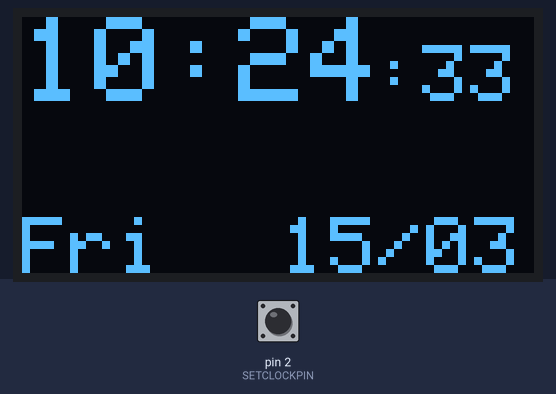
A sketch run on a simulated Arduino Uno, built with avr-gcc and run on an emulated ATmega328P. On the bench: 128×64 one-colour display. The test bench sets the inputs (shaded band); at power-on: pin 2 (SETCLOCKPIN) HIGH. The local clock reads 2024-03-15 10:24:30 at power-on unless the sketch sets it.

Above: at 3.1 s.
At 7.2 s:
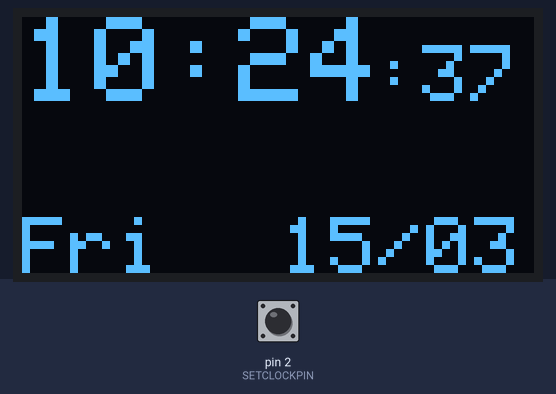
At 11.4 s:
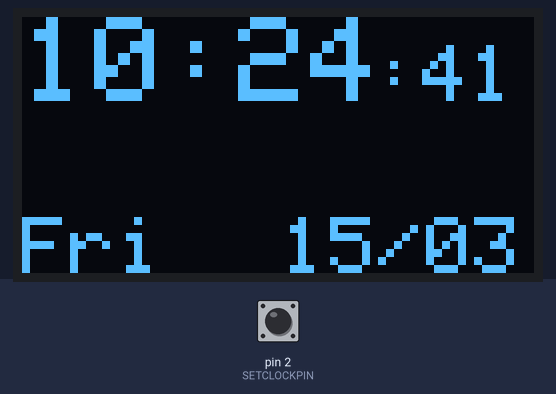
At 20.6 s:
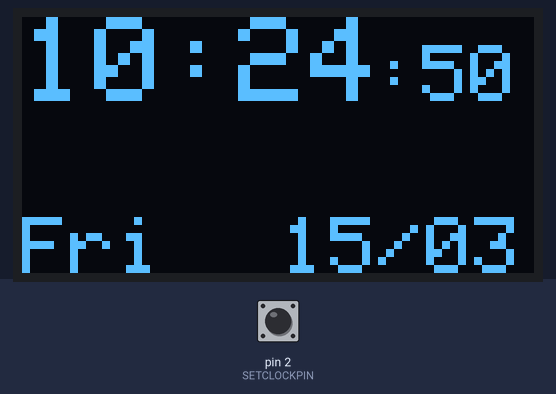
At 28.9 s:
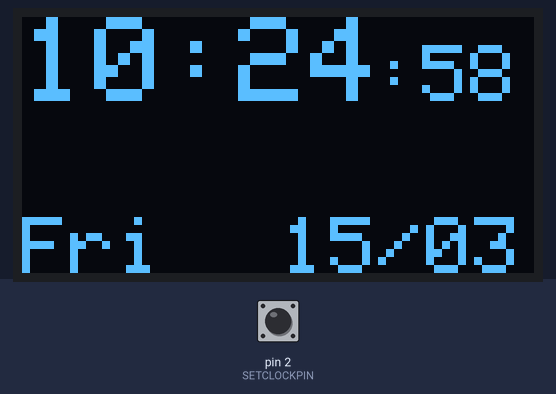
At 38.2 s:
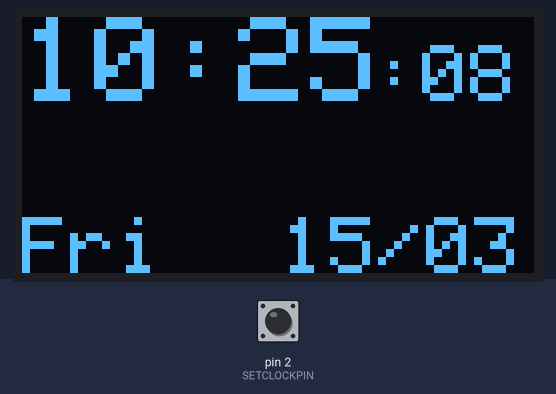

Measured:
- what the display in image 0 shows lasts 1.0 s, from 3.1 s to 4.1 s

The sketch:

experiment_6_I2C_clock.ino
```cpp
// (licence header left out)
#include <Wire.h>
#include <RTClib.h>
#include <Adafruit_SSD1306.h>

char daysOfTheWeek[7][4] = {"Sun", "Mon", "Tue", "Wed", "Thu", "Fri", "Sat"};
const int SETCLOCKPIN = 2;
const int SCREEN_WIDTH = 128;
const int SCREEN_HEIGHT = 64;
const int OLED_RESET = -1; //uses Arduino reset button

Adafruit_SSD1306 display(SCREEN_WIDTH, SCREEN_HEIGHT, &Wire, OLED_RESET);
RTC_DS3231 rtc;

void setup() {
  Serial.begin(9600);
  delay(3000); // wait for console opening
  // Declaration for an SSD1306 display connected to I2C (SDA, SCL pins)
  // SSD1306_SWITCHCAPVCC = generate display voltage from 3.3V internally
  if (!display.begin(SSD1306_SWITCHCAPVCC, 0x3C)) {
    Serial.println("SSD1306 allocation failed");
    for (;;); // Don't proceed, loop forever
  }

  pinMode (SETCLOCKPIN, INPUT_PULLUP);
  if (! rtc.begin()) {
    Serial.println("RTC not found");
    while (1);
  }
  if (digitalRead(SETCLOCKPIN) == LOW) {
    Serial.println("setting");
    if (rtc.lostPower()) {
      //Set time to that when program was compiled
      rtc.adjust(DateTime(F(__DATE__), F(__TIME__)));
      // Following line sets the RTC with an explicit date & time
      // for example to set January 27 2017 at 12:56 you would call:
      // rtc.adjust(DateTime(2017, 1, 27, 12, 56, 0));
    }
  }

}

void loop() {

  display.clearDisplay(); //clear display
  DateTime now = rtc.now(); //get date and time from DS3231
  display.setTextSize(2);
  display.setTextColor(SSD1306_WHITE); // Draw white text
  display.setCursor(65, 50); //moves curser
  char buf_date[6];
  //formats date with leading zeros where needed
  sprintf(buf_date, "%02d/%02d", now.day(), now.month());
  display.print(buf_date);
  display.setCursor(0, 50);
  //displays day of the week
  display.print(daysOfTheWeek[now.dayOfTheWeek()]);
  display.setCursor(0, 0);
  //format the time
  char buf_time[6];
  display.setTextSize(3);
  sprintf(buf_time, "%02d:%02d", now.hour(), now.minute());
  display.print(buf_time);
  display.setCursor(88, 7);
  display.setTextSize(2);
  display.print (":");
  char buf_seconds[3];
  sprintf(buf_seconds, "%02d", now.second());
  display.print(buf_seconds);
  display.display();
  delay(1000);
}
```
